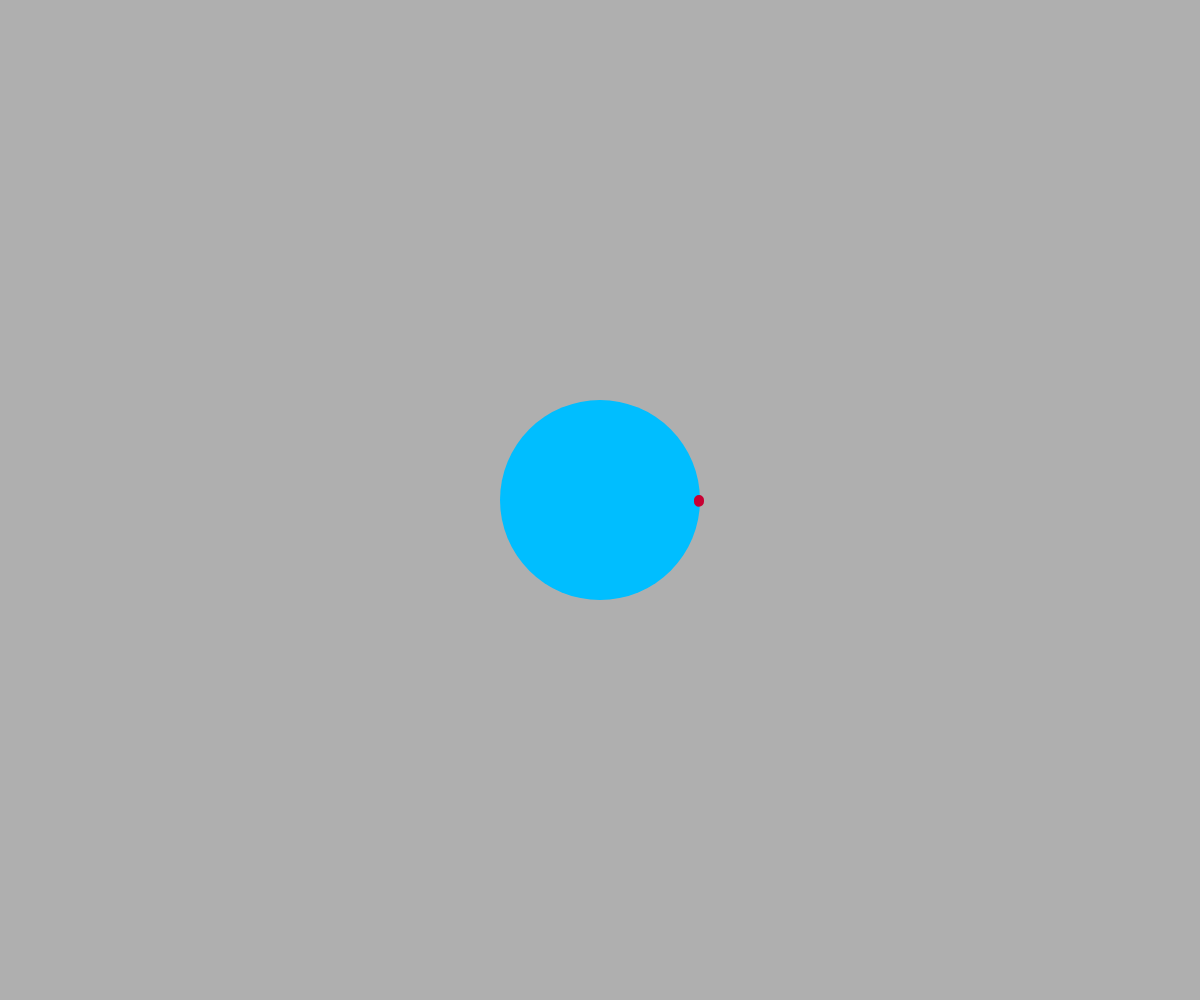
Frame 1 (no input)
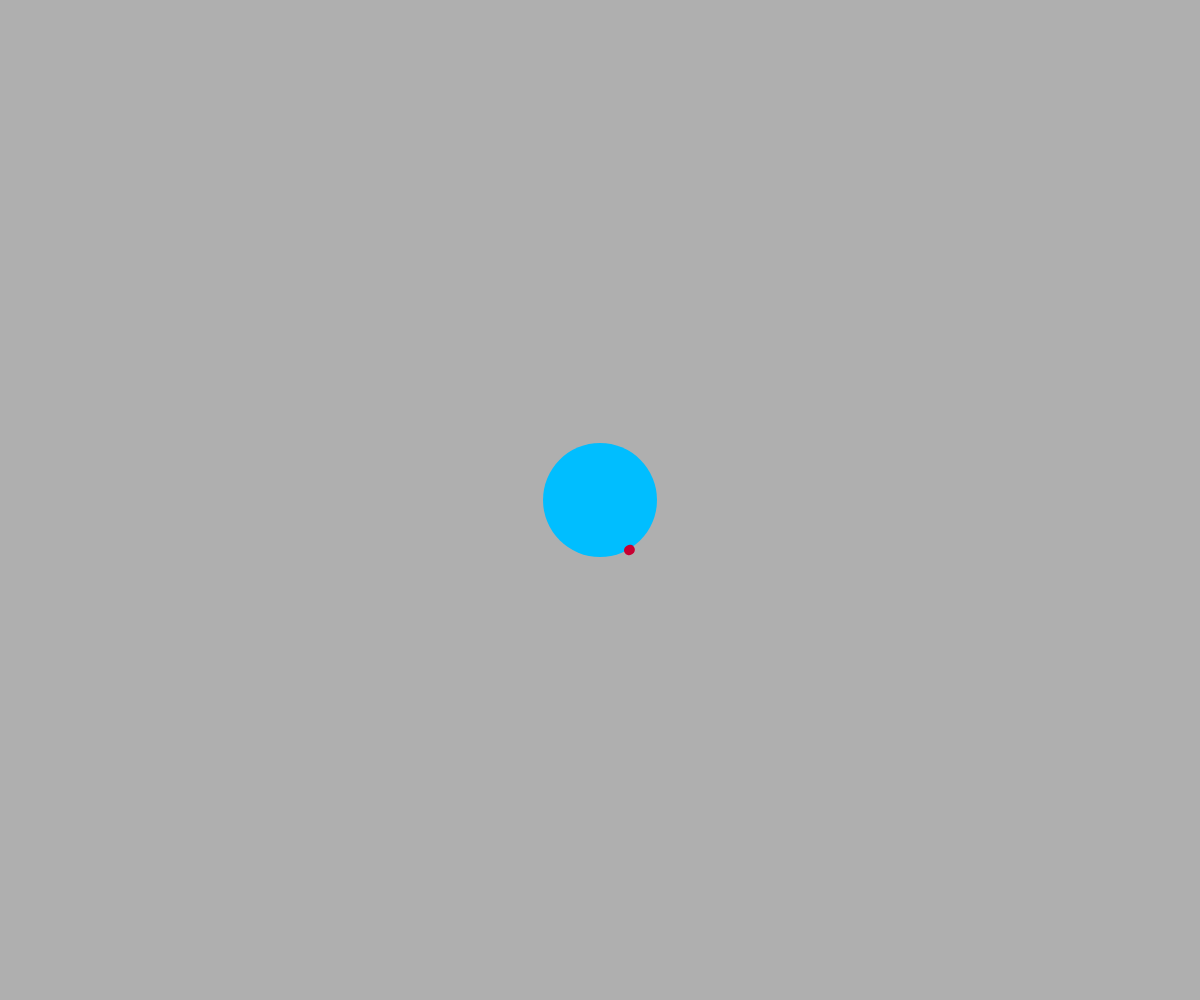
Frame 60 (no input)
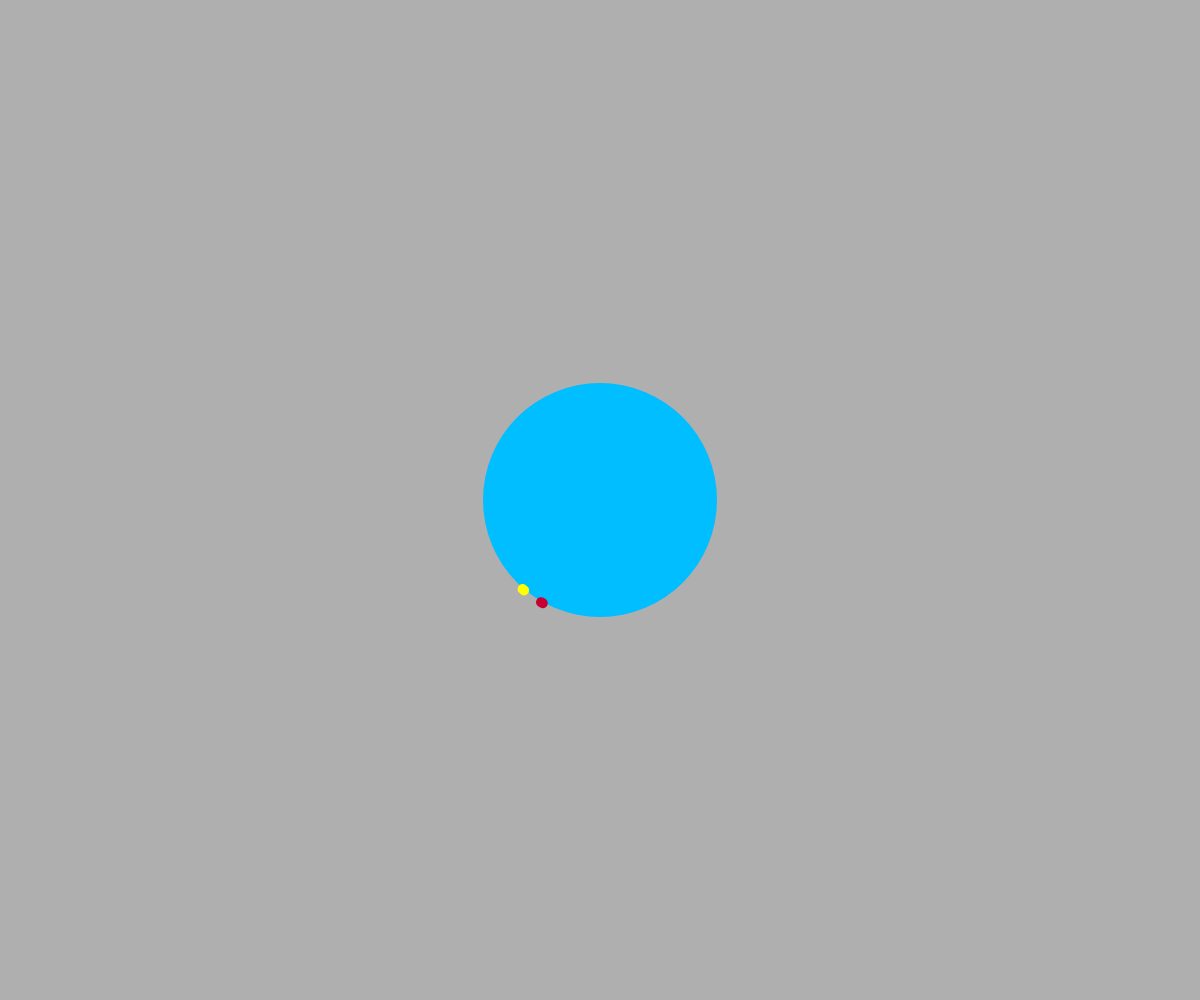
Frame 120 (the mouse pressed at the canvas centre since frame 60)

The p5.js sketch that drew these frames (run headless with seeded random() and noise() and a simulated clock; from frame 60 on, the mouse is pressed at the canvas centre):

// p5.js sketch
// ── sketch.js
var radius, change, circle, col, gap, add, clockwise;

var points = [];

function setup() {
  createCanvas(windowWidth, windowHeight);
  col = 0;
  radius = 100;
  change = -1;
  gap = 10;
  add = true;
  clockwise = true;

  circle = {
    x: width / 2,
    y: height / 2,
    start: radians(0),
    display: function() {
      noFill();
      stroke(200,0,50);
      strokeWeight(10);
      arc(circle.x, circle.y, 2 * radius, 2 * radius, circle.start, circle.start + radians(1));
    },
    move: function() {
      if (clockwise) {
        circle.start = circle.start + radians(1);
      } else {
        circle.start = circle.start - radians(1);
      }
    }
  };
}

function draw() {

  //col = map(mouseX, 0, windowWidth, 255, 175); //you can even invert the range
  background(175);
  movingCircle();
  circle.display();
  circle.move();

  for (var i = 0; i < points.length; i++) {
    points[i].move();
    points[i].display();
  }
  
}

function movingCircle() {

  noStroke();
  strokeWeight(1);
  fill(0, 190, 255);
  ellipse(width / 2, height / 2, 2 * radius, 2 * radius);


  if (radius > 200 || radius < 50) { //mouseIsPressed
    change = change * -1;
  }

  radius = radius + change;

}

function mousePressed() { //is there an elegant way to do it?
  if (add) {
    points.push(new Circle(width / 2, height / 2, circle.start + radians(gap), radius, clockwise, change));
    gap = gap + 10;
    if (points.length === 35) {
      add = false;
    }
  } else {
    points.splice(points.length - 1, 1);
    if (points.length === 0) {
      add = true;
      gap = 10;
    }
  }
}

function keyTyped() {
  if (key === 'r' || key === 'R') {
    clockwise = !clockwise;
    for (var i = 0; i < points.length; i++) {
      points[i].rotation();
    }
  }

}
// ── Circle.js
function Circle(x, y, start, radius, clockwise, change) {
  this.x = x; //why do we need this ? we could use x directly where it is needed
  this.y = y;
  this.start = start;
  this.radius = radius;
  this.change = change;
  this.clockwise = clockwise;

  this.display = function() {
    noFill();
    stroke(255,255,0);
    strokeWeight(10);
    arc(this.x, this.y, 2 * this.radius, 2 * this.radius, this.start, this.start + radians(1));
  }

  this.move = function() {
    //this.start = this.start + radians(1); 
    //why doesn't it automatically assume that start refers to its own variable
    if (this.clockwise) {
      this.start = this.start + radians(1);
    } else {
      this.start = this.start - radians(1);
    }

    if (this.radius > 200 || this.radius < 50) { //mouseIsPressed
      this.change = this.change * -1;
    }
    this.radius = this.radius + this.change;
  }
  
  this.rotation= function(){
    this.clockwise = !this.clockwise;
  }
}



/*function Jitter() {
  this.x = random(width);
  this.y = random(height);
  this.diameter = random(10, 30);
  this.speed = 1;

  this.move = function() {
    this.x += random(-this.speed, this.speed);
    this.y += random(-this.speed, this.speed);
  };

  this.display = function() {
    ellipse(this.x, this.y, this.diameter, this.diameter);
  }
};

*/
